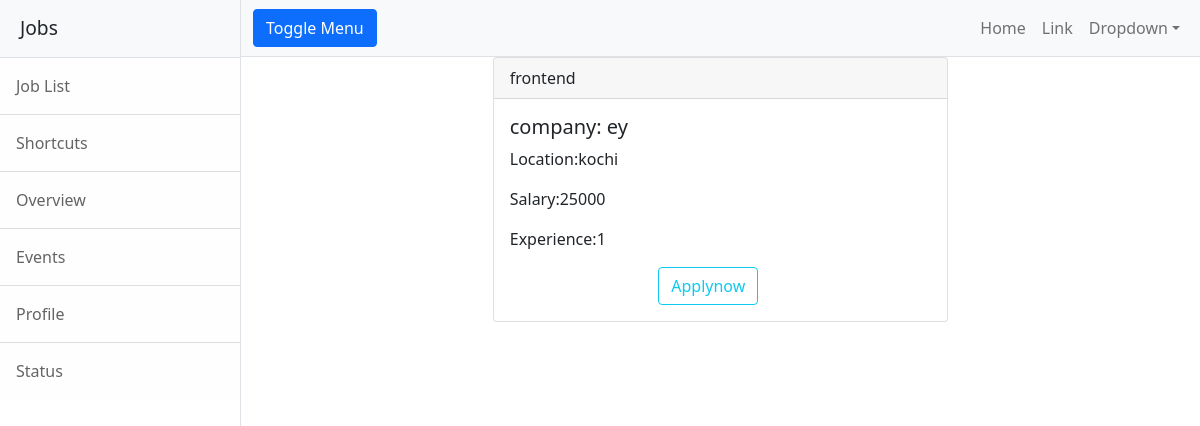
The app's page /candidates/job.detail/2 with its own data.
### employer/models.py (models this page shows, shortened)
class Jobs(models.Model):#mapping to table in db
    job_title=models.CharField(max_length=150)
    company=models.ForeignKey(User,on_delete=models.CASCADE,related_name="company")#company is adding the job so it is foreign key-one to many
    location=models.CharField(max_length=150)
    salary=models.PositiveIntegerField(null=True)#if the field is not added it will be added to db
    experience=models.PositiveIntegerField(default=0)#if the person has no experence then it will default as zero but if we added the experience it will change..
    created_date=models.DateField(auto_now_add=True)#obtain automatically current date and time
    last_date=models.DateField(null=True)
    active_status=models.BooleanField(default=True)#

class User(AbstractUser):
    options=(
             ("employer","employer"),
             ("candidate","candidate")
             )
    role=models.CharField(max_length=120,choices=options,default="candidate")
    phone=models.CharField(max_length=12,null=True)

class CompanyProfile(models.Model):
    company_name=models.CharField(max_length=150)
    user=models.OneToOneField(User,on_delete=models.CASCADE,related_name="employer")#related name for parent child referencing..request.user.employer.logo(it will points to companyprofile logo)
    logo=models.ImageField(upload_to="companyprofile",null=True)
    location=models.CharField(max_length=120)
    services=models.CharField(max_length=120)
    description=models.CharField(max_length=200)

### candidates/views.py (the view)
# urls.py: path("job.detail/<int:id>",views.CandidateJobDetailView.as_view(),name="cand-detailjob"),
class CandidateJobDetailView(DetailView):
    model=Jobs
    context_object_name = "job"
    template_name = "candidate/jobdetail.html"
    pk_url_kwarg ="id"

### candidates/templates/candidate/jobdetail.html
{%extends 'candidate/base.html'%}
{%load static%}
{%block body_block%}
<div class="row">
    <div class="col-3"></div>
     <div class="col-6">
        <div class="card text">
           <div class="card-header">{{job.job_title}}</div>
               <div class="card-body">
                  <h5 class="card-title">
                    <span>company:</span>   {{job.company.employer.company_name}}</h5>
                        <p class="card-text">Location:{{job.location}}</p>
                        <p class="card-text">Salary:{{job.salary}}</p>
                        <p class="card-text">Experience:{{job.experience}}</p>
                   <div class="row">
        <div class="col-4"></div>
        <div class="col-4">
            <a href="{%url 'applynow' job.id%}" class="btn btn-outline-info">Applynow</a>
        </div>
        <div class="col-4"></div>
    </div>
              </div>
        </div>
     </div>
    <div class="col-3"></div>
</div>
{%endblock%}

### records on screen
Jobs: job_title "frontend", company.employer.company_name "ey", location "kochi", salary "25000", experience "1"
